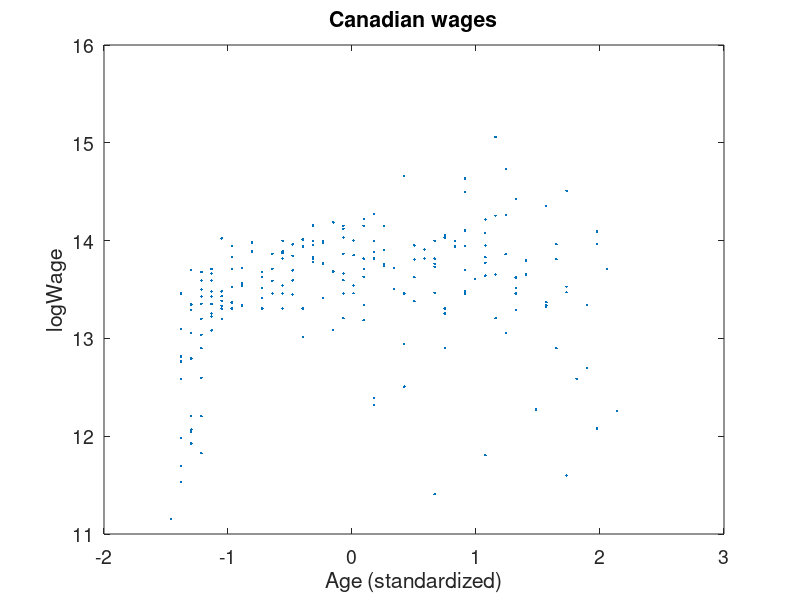

Write the MATLAB code that produced this figure. (Note: this script raises an error after producing the figure.)
%% GP analysis of Canadian wages data

load CanadianWages
x = (x-mean(x))/std(x); % Standardizing x

% Plotting the data set
figure('name','Simulated data')
plot(x,y,'.')
title('Canadian wages', 'fontsize',14)
xlabel('Age (standardized)','fontsize',14)
ylabel('logWage','fontsize',14)
set(gca,'fontsize',14)

%% Estimating a GP

% Setting up mean and covariance functions in the estimated GP
meanfuncEst = {@meanConst}; hypEst.mean = [0]; % Zero mean
covfuncEst = {@covSEiso}; ell = 1; sf = 10; hypEst.cov = log([ell; sf]); % Squared Exponential, isotropic. length scale is ell. signal variance is sf^2
likfuncEst = @likGauss; sn = std(y); hypEst.lik = log(sn); % Gaussian likelihood, error variance is sn^2

% Fitting the GP using the exact formulas for the GP regression with
% Gaussian noise. Returns the negative log marginal likelihood (lml)
nlml = gp(hypEst, @infExact, meanfuncEst, covfuncEst, likfuncEst, x, y);

% Finding the optimal length scale parameter by gridding the negative lml
nlmls = zeros(100,1);
ells = linspace(0.1,5,100);
count = 0;
for ell = ells
    count = count + 1;
    hypEst.cov(1) = log(ell);
    nlmls(count) = gp(hypEst, @infExact, meanfuncEst, covfuncEst, likfuncEst, x, y);
end
hypEst.cov(1) = ells(find(nlmls==min(nlmls))); % Use the ell value that maximizes the log marginal likelihood
figure('name','Negative Log Marg Like')
plot(ells,nlmls, 'linewidth',2); xlabel('length scale','fontsize',14);ylabel('-LML','fontsize',14)
title(['sigmaf =',num2str(sf)],'fontsize',14)
ylims = get(gca,'ylim');

% Finding the optimal length scale parameter and sigmaf by gridding the negative lml
nlmls = zeros(10,10);
ells = linspace(0.1,5,10);
sigmafs = linspace(60,120,10);
count1 = 0;
count2 = 0;
for sigmaf = sigmafs
    count1 = count1 + 1;
    hypEst.cov(2) = log(sigmaf);
    count2 = 0;
    for ell = ells
        count2 = count2 + 1;
        hypEst.cov(1) = log(ell);
        nlmls(count1,count2) = gp(hypEst, @infExact, meanfuncEst, covfuncEst, likfuncEst, x, y);
    end
end
imagesc(sigmafs,ells,nlmls),colorbar
ylabel('length scale','fontsize',14);
xlabel('sigmaf','fontsize',14)

% Predicting with the estimated model. 
% Note the extra final argument to the gp function.
hypEst.cov(1) = 0.5;
z = linspace(-2, 2.5, 100)';
[ymu ys2 fmu fs2] = gp(hypEst, @infExact, meanfuncEst, covfuncEst, likfuncEst, x, y, z);

figure('name','data and predicted curve with posterior error bands') 
f = [fmu+2*sqrt(fs2); flipdim(fmu-2*sqrt(fs2),1)];
fill([z; flipdim(z,1)], f, [7 7 7]/8, 'EdgeColor','none');
hold on
plot(z,fmu,'r', 'linewidth',2)
plot(x,y,'.')
title('Canadian wages - 95% intervals for f(x)', 'fontsize',14)
xlabel('Age (standardized)','fontsize',14)
ylabel('logWage','fontsize',14)
set(gca,'fontsize',14)
box off

figure('name','Prediction') 
f = [ymu+2*sqrt(ys2); flipdim(ymu-2*sqrt(ys2),1)];
fill([z; flipdim(z,1)], f, [7 7 7]/8, 'EdgeColor','none');
hold on
f = [fmu+2*sqrt(fs2); flipdim(fmu-2*sqrt(fs2),1)];
fill([z; flipdim(z,1)], f, [5 5 5]/8, 'EdgeColor','none');
plot(z,fmu,'r', 'linewidth',2)
plot(x,y,'.')
legend('95% predictive intervals for y','95% predictive intervals for f','Predictive mean','data')
title('Canadian wages - 95% intervals for f(x)', 'fontsize',14)
xlabel('Age (standardized)','fontsize',14)
ylabel('logWage','fontsize',14)
set(gca,'fontsize',14)


hyp2.cov = [0; 0]; hyp2.lik = log(0.1);
hyp2 = minimize(hyp2, @gp, -100, @infExact, [], covfuncEst, likfuncEst, x, y);

